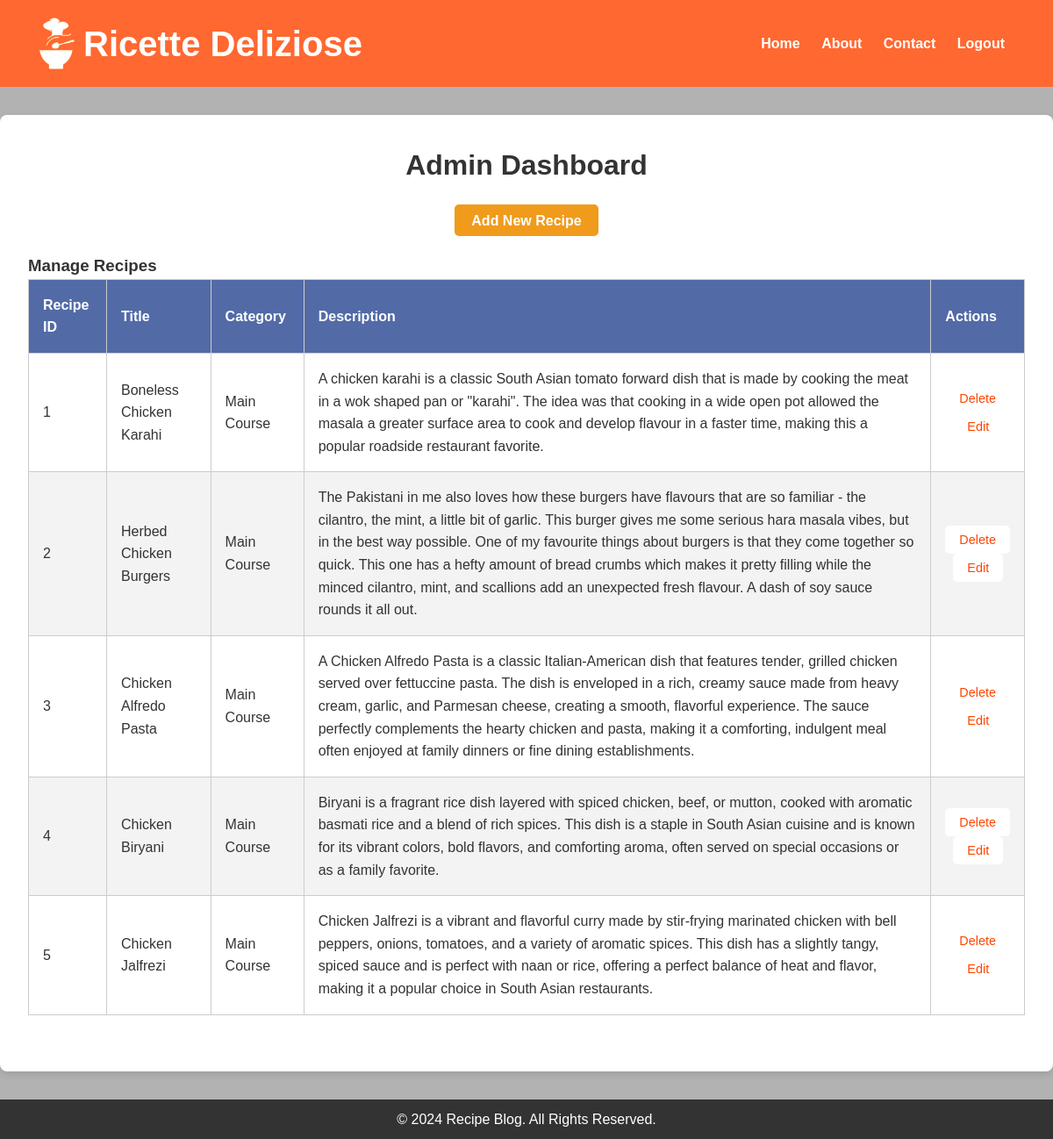
Page /admin (signed in) on the earlier database version.
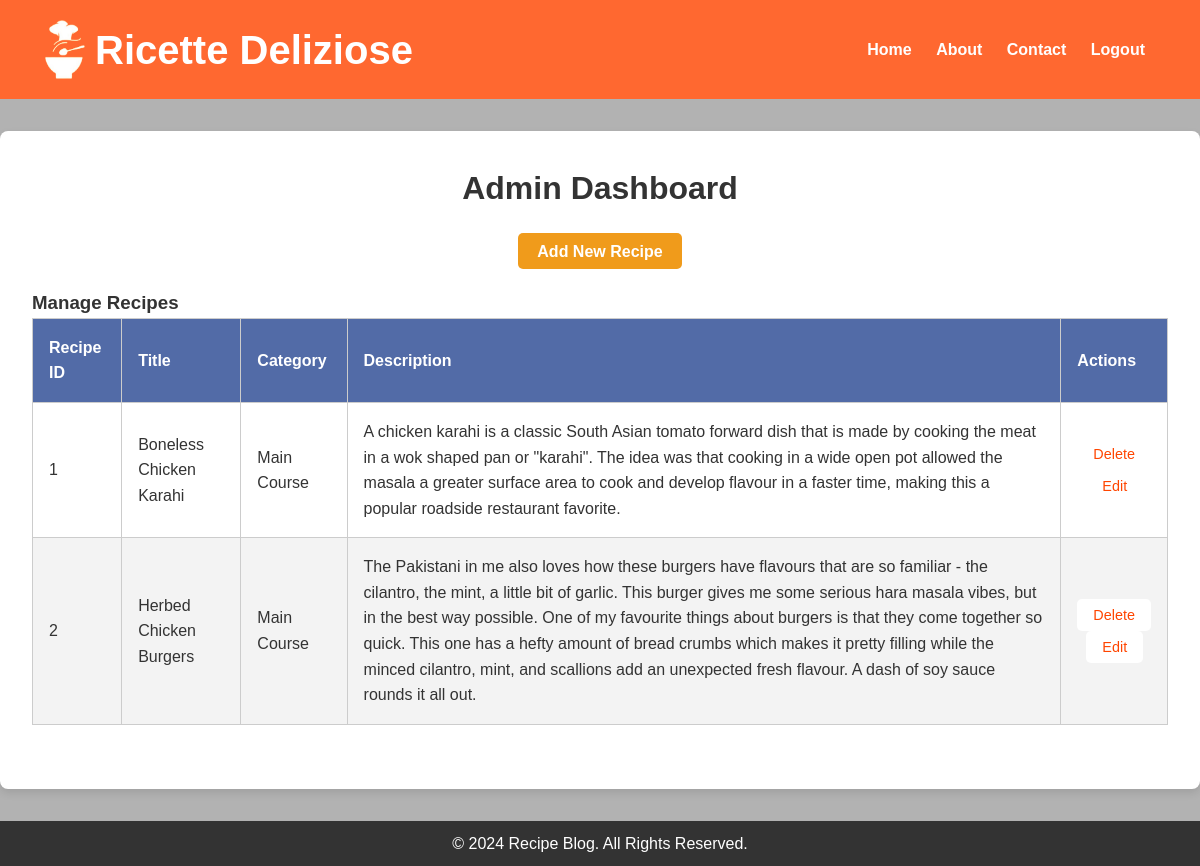
Same page on the later database version.
### model.py (models this page shows, shortened)
class Recipe(db.Model):
    id = db.Column(db.Integer, primary_key=True)
    title = db.Column(db.String(100), nullable=False)
    description = db.Column(db.Text, nullable=False)
    instructions = db.Column(db.Text, nullable=False)
    image = db.Column(db.String(100), nullable=True)
    created_at = db.Column(db.DateTime, default=datetime.utcnow)
    category_id = db.Column(db.Integer, db.ForeignKey('category.id'), nullable=False)
    ingredients = db.relationship('Ingredient', secondary=recipe_ingredient, backref='recipes')
    category = db.relationship('Category', backref=db.backref('recipes', lazy=True))

class Category(db.Model):
    __tablename__ = 'category'
    id = db.Column(db.Integer, primary_key=True)
    name = db.Column(db.String(50), unique=True, nullable=False)
    def __repr__(self):
        return f'{self.name}'

### app.py (the view, shortened to what this page needs)
@app.route('/admin', methods=['GET', 'POST'])
def admin_dashboard():
    if 'user_id' not in session:
        flash('Please login to access the admin dashboard.', 'warning')
        return redirect(url_for('login'))
    user = user_repository.get_user_by_id(session['user_id'])
    if not user.is_admin:
        flash('Access denied! Admins only.', 'danger')
        return redirect(url_for('home'))
    recipes = recipe_repository.get_all_recipes()
    return render_template('admin_dashboard.html', recipes=recipes)

### app.py (called while the page is built)
@app.before_request
def init_categories():
    if Category.query.count() == 0:  # Only add if the category table is empty
        category1 = Category(name="Appetizer")
        category2 = Category(name="Main Course")
        category3 = Category(name="Dessert")
        category4 = Category(name="Drinks")
        db.session.add_all([category1, category2, category3, category4])
        db.session.commit()
        print("Categories added to the database.")

### repositories.py (called while the page is built)
    def get_all_recipes(self):
        return Recipe.query.all()

    def get_user_by_id(self, user_id):
        return User.query.get(user_id)

### templates/admin_dashboard.html (shortened to what this page needs)
<!DOCTYPE html>
<html lang="en">
<head>
    <link rel="stylesheet" href="{{ url_for('static', filename='css/admin_dashboard.css') }}">
</head>
<body>
<header>
    <div class="container">
        <div class="logo-title">
            <img src="{{ url_for('static', filename='images/logo.png') }}" alt="Logo" class="logo" width="40"
                height="59">
            <h1>Ricette Deliziose</h1>
        </div>
        <nav>
            <a href="{{ url_for('home') }}">Home</a>
            <a href="{{ url_for('about') }}">About</a>
            <a href="{{ url_for('contact') }}">Contact</a>
            <a href="{{ url_for('logout') }}">Logout</a>
        </nav>
    </div>
</header>
<main class="dashboard-container">
    <h2>Admin Dashboard</h2>
    <section class="admin-actions">
        <a href="{{ url_for('add_recipe') }}" class="btn">Add New Recipe</a>
    </section>
    <section class="manage-recipes">
        <h3>Manage Recipes</h3>
        <table>
            <thead>
                <tr>
                    <th>Recipe ID</th>
                    <th>Title</th>
                    <th>Category</th>
                    <th>Description</th>
                    <th>Actions</th>
                </tr>
            </thead>
            <tbody>
                {% for recipe in recipes %}
                <tr>
                    <td>{{ recipe.id }}</td>
                    <td>{{ recipe.title }}</td>
                    <td>{{ recipe.category }}</td>
                    <td>{{ recipe.description }}</td>
                    <td>
                        <form method="POST" action="{{ url_for('admin_dashboard') }}">
                            <button type="submit" name="action" value="delete" class="btn-delete">Delete</button>
                            <button type="submit" name="action" value="edit" class="btn-edit">Edit</button>
                        </form>
                    </td>
                </tr>
                {% endfor %}
            </tbody>
        </table>
    </section>
</main>
<footer>
    <div class="container">
        <p>&copy; 2024 Recipe Blog. All Rights Reserved.</p>
    </div>
</footer>
</body>
</html>

Differences in the rows shown:
removed Recipe: id "3", title "Chicken Alfredo Pasta", category "Main Course", description "A Chicken Alfredo Pasta is a classic Italian-American dish that features tender, grilled chicken served over fettuccine pasta. The dish is enveloped in a rich, creamy sauce made from heavy cream, garlic, and Parmesan cheese, creating a smooth, flavorful experience. The sauce perfectly complements the hearty chicken and pasta, making it a comforting, indulgent meal often enjoyed at family dinners or fine dining establishments."
removed Recipe: id "4", title "Chicken Biryani", category "Main Course", description "Biryani is a fragrant rice dish layered with spiced chicken, beef, or mutton, cooked with aromatic basmati rice and a blend of rich spices. This dish is a staple in South Asian cuisine and is known for its vibrant colors, bold flavors, and comforting aroma, often served on special occasions or as a family favorite."
removed Recipe: id "5", title "Chicken Jalfrezi", category "Main Course", description "Chicken Jalfrezi is a vibrant and flavorful curry made by stir-frying marinated chicken with bell peppers, onions, tomatoes, and a variety of aromatic spices. This dish has a slightly tangy, spiced sauce and is perfect with naan or rice, offering a perfect balance of heat and flavor, making it a popular choice in South Asian restaurants."
